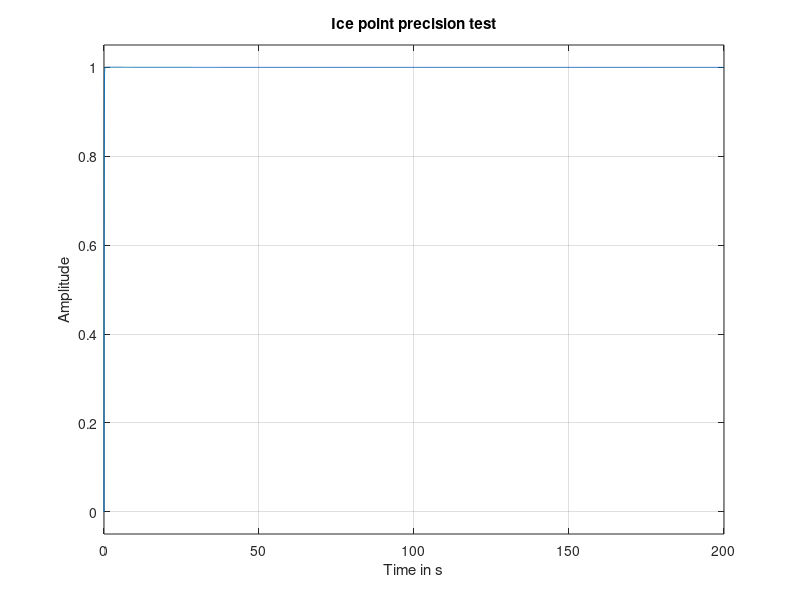

Here is the MATLAB script that generated this plot:
clear variables, close all, clc, format compact
time=(0:1:80)';

tau=7.75
Ti=23
Tf=30
tempt=Ti*exp(-time/tau)+Tf*(1-exp(-time/tau))
SYS1=tf([690 30],[30 1 0])
SYS2=tf([184 30],[8 1 0])

step(feedback(SYS1,1))
title('Ice point precision test')
ylabel('Amplitude')
xlabel('Time in s')
hold on
%plot(time,tempt)
